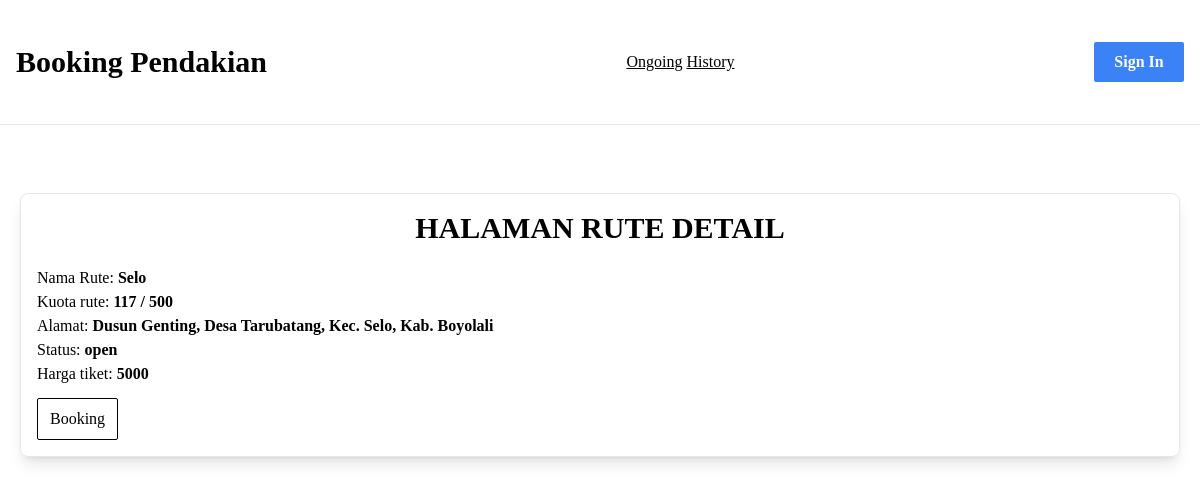
/routedetail.php?route=1, run on the app's committed database.
### tables this page shows
CREATE TABLE `route` (
  `route_id` int(11) NOT NULL,
  `mountain_id` int(11) DEFAULT NULL,
  `route_name` varchar(50) DEFAULT NULL,
  `route_quota` int(11) NOT NULL,
  `route_recent` int(11) NOT NULL,
  `route_distance` int(11) NOT NULL,
  `route_address` text DEFAULT NULL,
  `route_status` enum('open','close') DEFAULT NULL,
  `route_price` int(11) DEFAULT NULL,
  `route_img` varchar(255) DEFAULT NULL
);

### src/routedetail.php (the view, shortened to what this page needs)
<?php
include './connection.php';
$route_id = $_GET['route'];
$queryRute = $conn->query("SELECT * FROM `route` WHERE route_id = $route_id");
$dataRute = $queryRute->fetch_assoc();
?>
<!DOCTYPE html>
<html lang="en">
<head>
    <link rel="stylesheet" href="../dist/output.css">
</head>
<body>
    <?php include './components/navbar.php'; ?>
    <div class="max-w-screen-xl p-5 mx-auto min-h-screen flex flex-col justify-between">
        <div class="rounded-lg border relative shadow-lg p-4">
            <form method="POST">
                <h1 class="text-3xl font-bold text-center mb-5">HALAMAN RUTE DETAIL</h1>
                <h3>Nama Rute: <span class="font-bold"><?php echo $dataRute['route_name'] ?></span></h3>
                <h3>Kuota rute: <span class="font-bold"><?php echo $dataRute['route_recent'] ?> / <?php echo $dataRute['route_quota'] ?></span></h3>
                <h3>Alamat: <span class="font-bold"><?php echo $dataRute['route_address'] ?></span></h3>
                <h3>Status: <span class="font-bold"><?php echo $dataRute['route_status'] ?></span></h3>
                <h3 class="mb-3">Harga tiket: <span class="font-bold"><?php echo $dataRute['route_price'] ?></span></h3>
                <button class="border-black rounded-sm border px-3 py-2 hover:bg-black hover:text-white" name="submit">Booking</button>
            </form>
        </div>
    </div>
</body>
</html>

### data on the page
route: route_name "Selo", route_recent "117", route_quota "500", route_address "Dusun Genting, Desa Tarubatang, Kec. Selo, Kab. Boyolali", route_status "open", route_price "5000"
